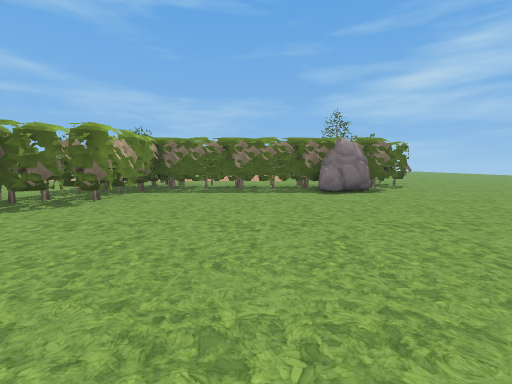
view 1 (above)

13 first-person views from a walk through a 3-D level made in the Godot game engine. The camera is 1.4 m above the floor, tilts 6° down and sees 90° across. The floor is counted in squares, 2 m on a side. Each view is taken from the middle of a square. On the plan, view 1 faces up. The plan holds only what a view shows up to about 9 squares ahead; the rest is blank. The place goes on beyond the plan. Characters and animated objects are not drawn. Some surface patterns are stand-ins.

view 2
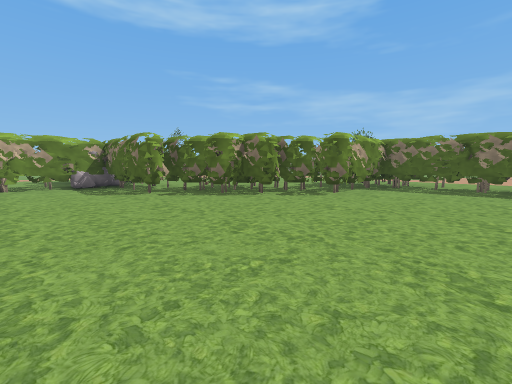

view 3
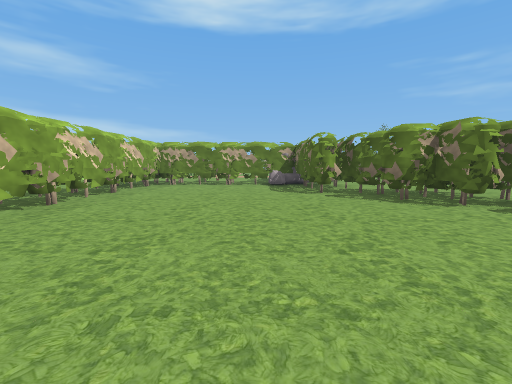

view 4
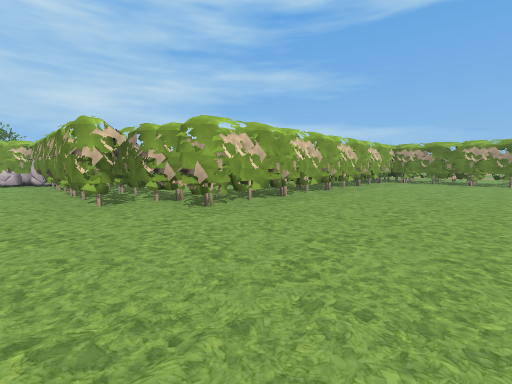

view 5
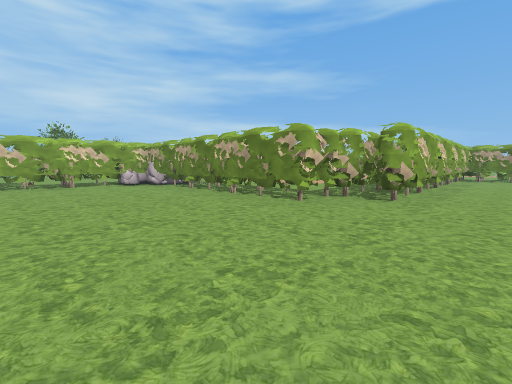

view 6
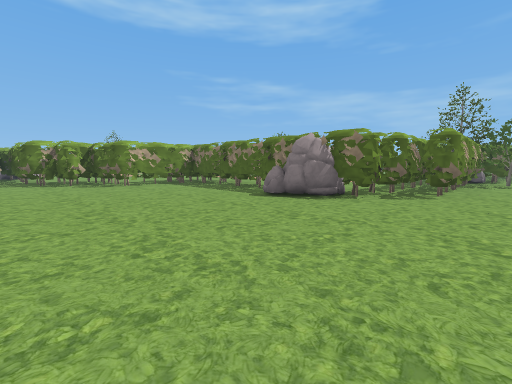

view 7
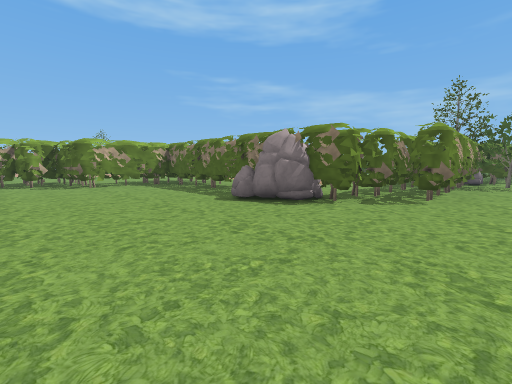

view 8
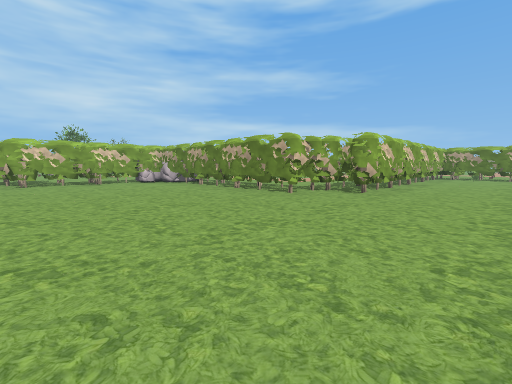

view 9
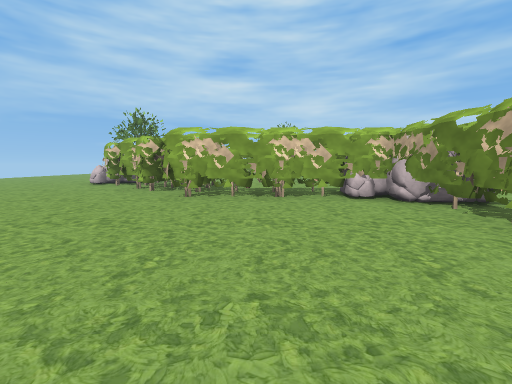

view 10
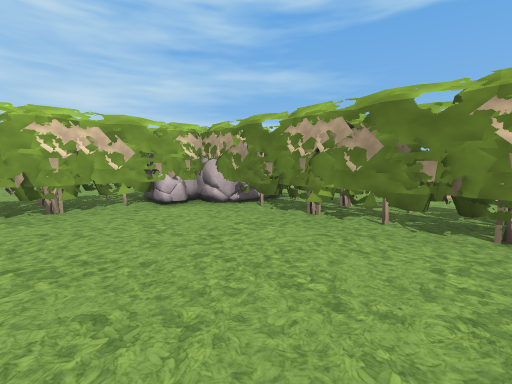

view 11
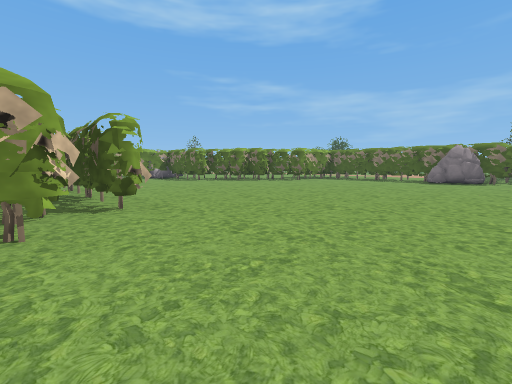

view 12
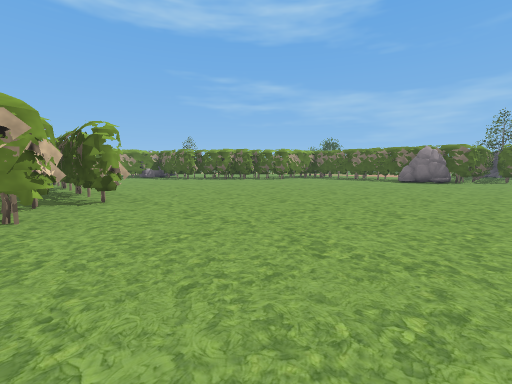

view 13
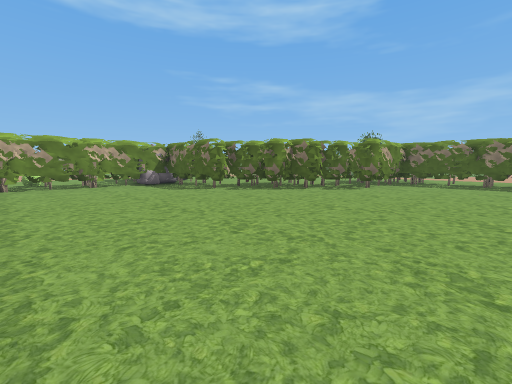

### Floor plan
Key: @ floor where view 1 was taken; # wall or solid block; . floor; R rock; O other object.
Columns run from 10 left of view 1 to 6 right of it. Each row starts with its distance up from view 1.
 13                #O
 12                #.
 11                #.
 10               ##.
  9              ###.
  8        ########..
  7        #....R#...
  6       ##.........
  5      ###.........
  4     ###..........
  3    ###...........
  2 #####............
  1 #R..............
  0 ##........@.....
 -1 ##...............
 -2  #...............
 -3  #...............
 -4  ##########......
 -5          ###.....
 -6           ##.....
 -7            #.....
 -8            #.....
 -9            #.....
-10            #.....
-11            #.....
-12            #R####
-13            ####

Positions as (right, up) in squares from view 1, and headings:
1: (0, 0), facing up
2: (0, -1), facing up-left
3: (0, 0), facing left
4: (2, 0), facing down-left
5: (5, -2), facing down-left
6: (6, 2), facing up-left
7: (6, 3), facing up-left
8: (6, -1), facing down-left
9: (4, -6), facing down
10: (4, -7), facing down-left
11: (4, -5), facing up-left
12: (5, -5), facing up-left
13: (0, -3), facing up-left
